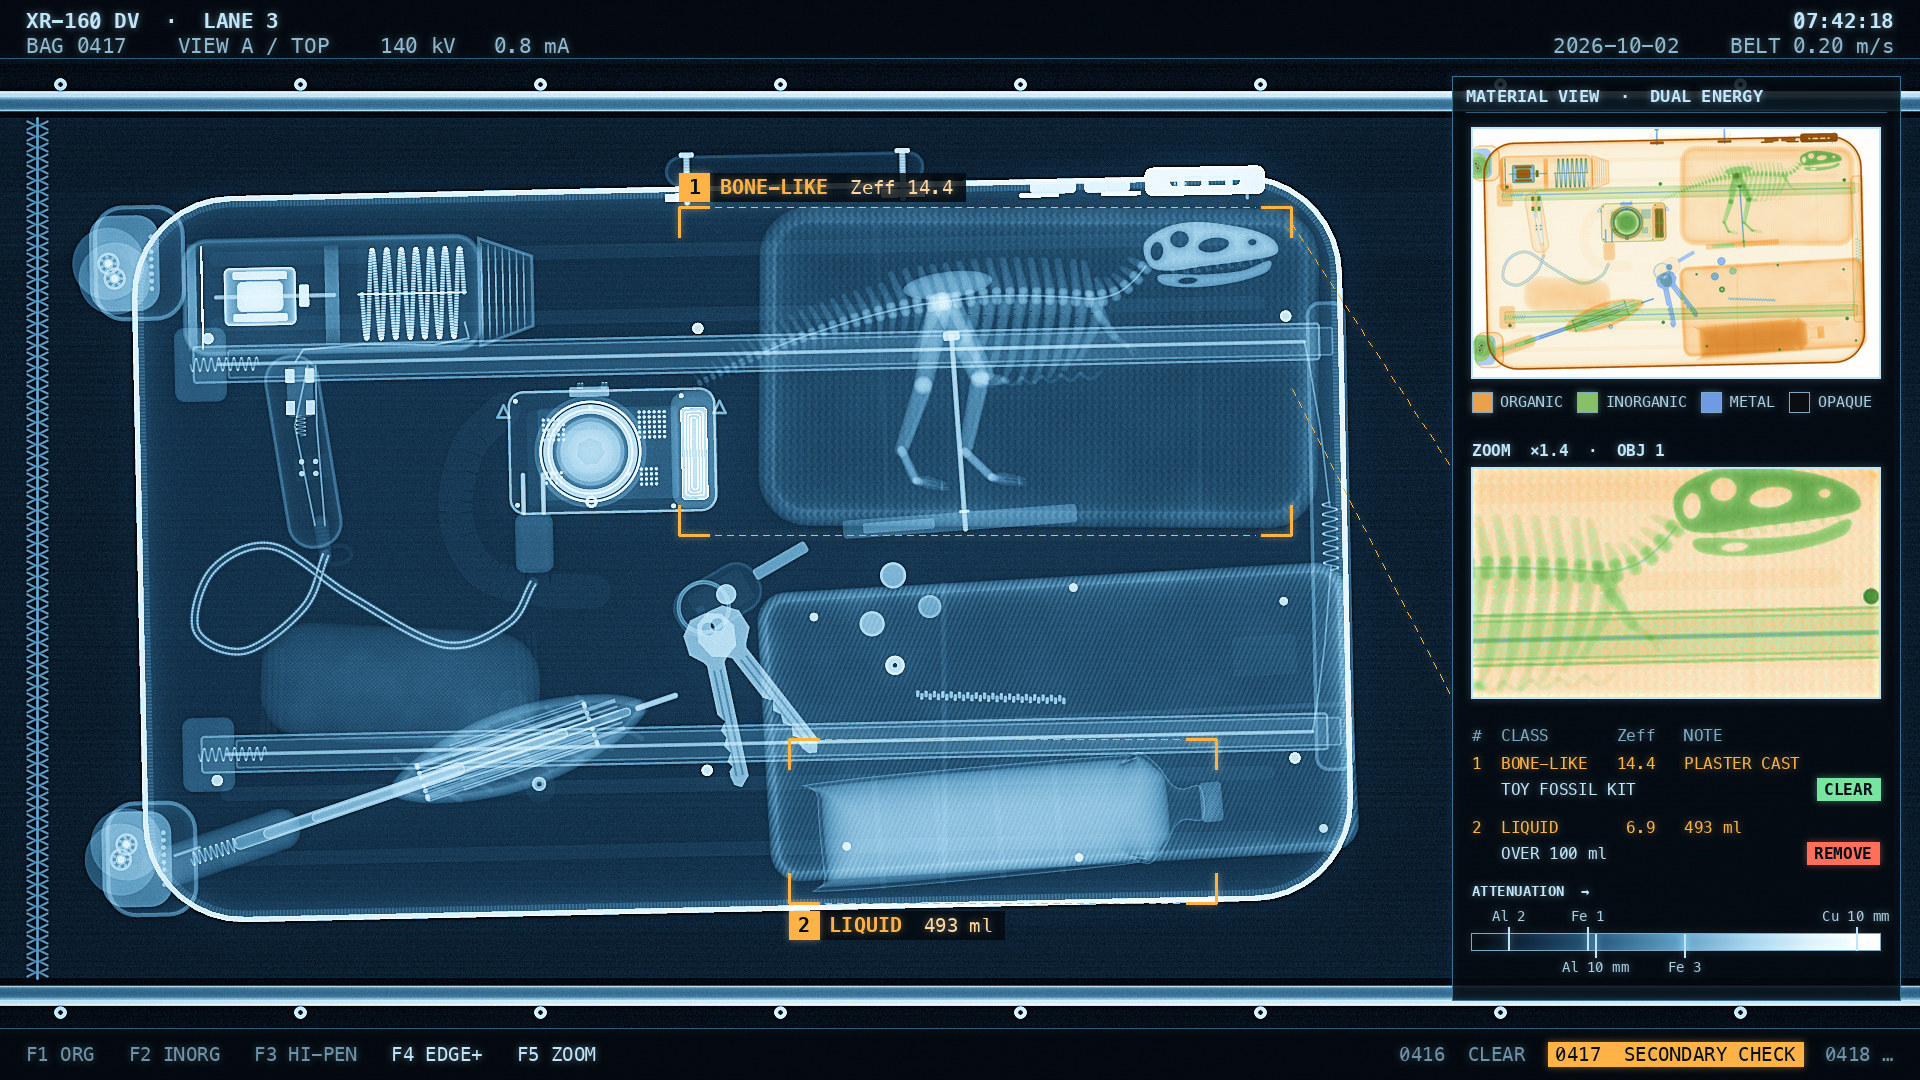

Source code (Python):
"""Example (X-ray / X 光片): 行李安检 · Bag 0417 — a hard-shell suitcase on the belt of a dual-energy baggage
scanner, seen from the top. Everything in it is built as real material along the beam and shot through with
Beer-Lambert, so the case's walls glow at its outline, the aluminium trolley rails show four edges each (two
nested tubes), the wheels show their ball bearings and the axle bolts seen end-on, and everything overlaps
additively. Inside: a compact umbrella (telescopic shaft, eight folded ribs, wrapped canopy, push-button spring),
a travel hairdryer (motor windings, magnets, a coiled-coil heating element on a mica cross, switch, mains cord
and plug), a camera lying on its back (lens barrel rings seen end-on, glass elements, aperture iris, battery, BGA
chips), a key ring with a car fob (coin cell), coins, a folded sweater and jeans (rivets, button, fly zip), a
rolled T-shirt, a bottle of water -- and a toy dinosaur skeleton: a plaster fossil kit with a steel pin through
its spine on a display stand. The scanner flags the skeleton as bone-like and the bottle as a liquid; the side
panel shows the same bag in the material (pseudo-colour) display, a zoom on object 1, and the operator's verdict:
1 is a toy (clear), 2 is over 100 ml (remove). Zeff and volume are measured off the picture.
Draw-on stages: belt -> suitcase -> clothes -> umbrella -> hairdryer -> camera and keys -> skeleton and bottle ->
flags -> material view -> verdict. No image model.
python3 xray_luggage.py [out.jpg] [--stages DIR]
"""
import os, sys, time
sys.path.insert(0, os.path.join(os.path.dirname(os.path.abspath(__file__)), '..', 'lib'))
import numpy as np
from xray import XRay, AMBER, GREEN, RED, CYAN

out = sys.argv[1] if len(sys.argv) > 1 and not sys.argv[1].startswith('--') else 'xray_luggage.jpg'
stages = sys.argv[sys.argv.index('--stages') + 1] if '--stages' in sys.argv else None
t0 = time.time()

x = XRay(1920, 1080, px_cm=17, seed=417)
CX, CY, ROT = 742.0, 548.0, -1.2            # the case on the belt (case coords u, v: px from its centre)


def K(P, ox=0.0, oy=0.0, rot=0.0, s=1.0):
    """local points -> case coords (move, rotate, scale) -> canvas"""
    return XRay.poly(XRay.poly(np.asarray(P, np.float32)[:, :2], ox, oy, rot, s), CX, CY, ROT)


def k(u, v):
    return K([(u, v)])[0]


def R(u, v, w, h, r=0.0, rot=0.0):
    return K(XRay.rrect(0, 0, w, h, r, rot), u, v)


def E(u, v, rx, ry, rot=0.0, n=72):
    return K(XRay.ellipse(0, 0, rx, ry, rot, n), u, v)


def loop(P):
    return np.vstack([P, P[:1]])


# =========================================================== 1. the belt
x.belt(118, 978, lacing=34)
x.status(['XR-160 DV  ·  LANE 3', 'BAG 0417    VIEW A / TOP    140 kV   0.8 mA'],
         ['07:42:18', '2026-10-02    BELT 0.20 m/s'])
x.stage('belt')

# =========================================================== 2. the suitcase
x.shell(R(0, 0, 1210, 726, 100), 'organic', 425, 5, edge=68, density=1.2)          # 25 cm deep polycarbonate
for v in (-300, -235, 235, 300):                                                    # moulded ridges in both faces
    x.rod(K([(-520, v), (520, v)]), 'organic', 7, flat=5, density=1.2)
x.rod(loop(R(0, 0, 1194, 710, 92)), 'organic', 3.2, flat=15, ribs=(0.55, 3.4))     # nylon coil zip round the rim
for su in (318, 372):                                                               # zip sliders + pull tabs
    x.slab(R(su, -355, 46, 13, 5), 'zinc', 22, edge=5)
    x.slab(R(su + (14 if su > 340 else -14), -347, 40, 4, 2), 'zinc', 40, edge=2)
# TSA-style combination lock in the top wall
x.slab(R(470, -358, 120, 28, 8), 'zinc', 60, edge=10, holes=[R(470, -358, 70, 10, 4)])
for du in (-24, 0, 24):
    x.slab(R(470 + du, -358, 7, 22, 3), 'brass', 22, edge=8)
x.coil(k(420, -352), k(452, -352), 4, 6, 'steel', 0.9)
x.rod(K([(492, -350), (512, -350), (512, -340)]), 'steel', 1.8)
# trolley: two nested aluminium tube stages per rail, lock rods, return springs, rivets, end blocks
for sv in (-1, 1):
    v = sv * 195
    x.shell(R(18, v, 1128, 38, 4), 'aluminium', 22, 2.2, edge=3)
    x.shell(R(42, v, 1106, 29, 3), 'aluminium', 16, 1.8, edge=3)
    x.rod(K([(-520, v), (566, v)]), 'steel', 2.0)
    x.coil(k(-548, v), k(-480, v), 6, 9, 'steel', 1.0)
    for uu in (-530, -40, 548):
        x.disc(*k(uu, v + sv * 26), 5.5, 'steel', 13, rim=(1.5, 3))
    x.slab(R(-538, v, 52, 74, 10), 'organic', 32, edge=8, density=1.1)
# grip at the handle end: plastic shell, push-button spring, release cables to the lock rods
x.shell(R(588, 0, 40, 470, 14), 'organic', 55, 3.5, edge=14, density=1.1)
x.coil(k(588, -34), k(588, 34), 7, 7, 'steel', 1.0)
for sv in (-1, 1):
    x.rod(K([(588, sv * 30), (580, sv * 110), (570, sv * 175), (566, sv * 195)]), 'steel', 1.0)
# top carry handle and its screws (seen from the side)
x.shell(R(60, -378, 260, 32, 16), 'organic', 40, 3, edge=16, density=1.1)
for su in (-48, 168):
    x.slab(R(su, -352, 44, 8, 2), 'steel', 26, edge=3)
    x.screw(k(su, -392), k(su, -347), 3.2, head=(15, 5))
# spinner wheels at the bottom end: front and back units nearly overlap in this view
for sv in (-1, 1):
    x.shell(R(-597, sv * 298, 92, 116, 30), 'organic', 90, 4, edge=28, density=1.1)
    x.slab(R(-612, sv * 298, 70, 96, 22), 'steel', 2.6, edge=1)                      # fork plates
    for b in range(8):
        x.ball(*k(-585, sv * 298 - 26 + b * 7.4), 2.6, 'steel')                     # swivel bearing, edge-on
    for (du, dv) in ((0, 0), (6, -sv * 15)):
        c = k(-628 + du, sv * 298 + dv)
        x.disc(*c, 36, 'rubber', 34, hole=22)
        x.disc(*c, 22, 'organic', 28, hole=11, density=1.1)
        x.disc(*c, 11, 'steel', 7, hole=8.6)
        for b in range(7):
            a = 2 * np.pi * b / 7
            x.ball(c[0] + 7.1 * np.cos(a), c[1] + 7.1 * np.sin(a), 1.9, 'steel')
        x.disc(*c, 5.0, 'steel', 7, hole=3.2)
        x.disc(*c, 3.0, 'steel', 70)                                                 # axle bolt end-on
x.stage('suitcase')

# =========================================================== 3. clothes
x.fabric(R(300, -175, 560, 320, 50, 1.5), 140, layers=8, sheet=4, density=0.5, weave='knit', scale=7,
         angle=ROT + 1.5, creases=[K([(40, -178), (560, -172)]), K([(140, -320), (146, -30)]),
                                   K([(462, -322), (458, -28)])])
x.fabric(R(312, 180, 590, 290, 30, -2), 100, layers=8, sheet=2.4, density=1.15, weave='twill', scale=5,
         angle=ROT - 2, creases=[K([(30, 182), (600, 168)]), K([(200, 40), (196, 322)])])
for (u, v) in ((70, 70), (98, 300), (540, 64), (575, 292), (330, 46), (330, 316)):
    x.disc(*k(u, v), 4.2, 'copper', 6, dome=3)                                       # jeans rivets
x.disc(*k(150, 120), 9.5, 'brass', 7, hole=2.4, rim=(2.2, 2.5))                       # jeans button
x.zipper(K([(170, 150), (320, 158)]), 'brass', tooth=(7, 4.4), depth=3, tape=11)      # fly zip
x.slab(R(520, 118, 64, 40, 4, -2), 'organic', 5, edge=1, density=1.0)                 # leather patch
# rolled T-shirt: a soft cylinder with the spiral of its layers showing at the ends
x.slab(R(-345, 130, 280, 118, 50, 4), 'organic', 118, density=0.28, texture=x.weave('plain', 4, ROT + 4, 0.2))
for j in range(4):
    x.rod(K([(-480 + 6 * j, 80 + 4 * j), (-484 + 6 * j, 180 - 4 * j)]), 'organic', 2.4, density=0.7)
    x.rod(K([(-210 - 6 * j, 80 + 4 * j), (-206 - 6 * j, 180 - 4 * j)]), 'organic', 2.4, density=0.7)
x.stage('clothes')

# =========================================================== 4. the umbrella (compact, folded)
UA, UB = np.array(k(-575, 305)), np.array(k(-78, 148))
ue = (UB - UA) / np.linalg.norm(UB - UA)
un = np.array([-ue[1], ue[0]])
UL = float(np.linalg.norm(UB - UA))


def U(s, o=0.0):
    return UA + ue * s + un * o


x.rod(np.stack([U(0), U(112)]), 'organic', 21, density=1.15)                         # handle
x.coil(U(18), U(66), 6, 8, 'steel', 1.1)                                             # auto-open button spring
x.rod(np.stack([U(4, -9), U(30, -9)]), 'steel', 1.6)                                 # catch
for (s0, s1, r) in ((70, 300, 6.8), (100, 410, 5.6), (150, 478, 4.5)):               # telescopic shaft
    x.tube(np.stack([U(s0), U(s1)]), 'steel', r, 0.75)
x.rod(np.stack([U(250), U(292)]), 'organic', 11, density=1.1)                        # runner
x.rod(np.stack([U(458), U(492)]), 'organic', 9, density=1.1)                         # top notch
x.rod(np.stack([U(490), U(UL + 8)]), 'steel', 3.0)                                   # ferrule
offs = [16 * np.cos(2 * np.pi * (j + 0.3) / 8) for j in range(8)]               # ribs bundled round the shaft
for j, o in enumerate(offs):
    o1, o2, o3 = o, o * 1.25 + 1.5, o * 1.5 - 1.5
    rib = [U(470, o1), U(262, o1 * 1.05)]
    x.rod(np.stack(rib), 'steel', 1.2)                                               # main rib
    x.rod(np.stack([U(262, o2), U(440, o2)]), 'steel', 1.05)                         # second section
    x.rod(np.stack([U(440, o3), U(300, o3)]), 'steel', 0.95)                         # tip section
    x.rod(np.stack([U(285, o * 0.6), U(372, o * 1.0)]), 'steel', 0.8)                # stretcher
    for (s, oo) in ((262, (o1 + o2) / 2), (440, (o2 + o3) / 2)):
        x.disc(*U(s, oo), 2.3, 'steel', 5)                                            # joint rivets
    x.ball(*U(300, o3), 2.4, 'organic', density=1.2)                                 # rib tip caps
spindle = np.vstack([U(s, h) for s, h in zip(np.linspace(232, 495, 14), 34 * np.sin(np.linspace(0, np.pi, 14)) ** 0.7 + 7)] +
                    [U(s, -h) for s, h in zip(np.linspace(495, 232, 14), 34 * np.sin(np.linspace(np.pi, 0, 14)) ** 0.7 + 7)])
x.fabric(XRay.closed(spindle, 4), 60, layers=14, sheet=1.2, density=1.3, weave=None,
         creases=[x.path([U(244 + 32 * j, -30), U(266 + 32 * j, 0), U(292 + 32 * j, 30)], 6) for j in range(7)])
x.rod(np.stack([U(372, -44), U(372, 44)]), 'organic', 15, flat=5, density=1.0)       # strap
x.disc(*U(372, 40), 7, 'brass', 3, hole=2.5, rim=(1.5, 1.5))                          # snap
x.stage('umbrella')

# =========================================================== 5. the hairdryer (side view, nozzle to the right)
HO, HR = (-555, -262), 0.0


def H(P):
    return K(P, *HO, HR)


def h(a, b):
    return H([(a, b)])[0]


x.shell(H(XRay.rrect(150, 0, 300, 118, 26)), 'organic', 118, 4, edge=59, density=1.3)   # barrel
x.shell(H([(296, -56), (352, -36), (352, 36), (296, 56)]), 'organic', 70, 3, edge=24, density=1.2)  # nozzle
x.edgeon(h(10, -54), h(10, 54), 9, 'organic', density=0.7)                           # intake grille
x.edgeon(h(20, -52), h(20, 52), 1.6, 'steel', density=0.35)                          # filter mesh
for j in range(7):
    x.edgeon(h(300 + 7 * j, -50 + 2 * j), h(300 + 7 * j, 50 - 2 * j), 1.6, 'organic', density=1.0)  # outlet slots
# motor: steel can, ferrite magnets, copper windings, shaft, fan
x.shell(H(XRay.rrect(78, 0, 72, 58, 6)), 'steel', 58, 1.1, edge=29)
for sv in (-1, 1):
    x.slab(H(XRay.rrect(78, sv * 21, 54, 8, 2)), 'ferrite', 42, edge=6)
x.slab(H(XRay.rrect(78, 0, 46, 30, 6)), 'copper', 30, edge=10, density=0.5)
x.rod(H([(34, 0), (152, 0)]), 'steel', 2.3)
x.slab(H(XRay.rrect(122, 0, 10, 22, 2)), 'copper', 22, edge=8, density=0.8)          # commutator
x.edgeon(h(150, -50), h(150, 50), 14, 'organic', density=0.6)                        # fan (edge-on)
for j in range(6):
    x.rod(H([(143 + 2 * j, -46 + 18 * j), (157 - 2 * j, -38 + 18 * j)]), 'organic', 1.5, density=1.2)
# heating element: mica cross (one plate edge-on, one face-on) with a coiled-coil nichrome wire
x.rod(H([(176, 0), (284, 0)]), 'mica', 0.8, flat=96)
x.slab(H(XRay.rrect(230, 0, 108, 96, 2)), 'mica', 1.0, edge=0)
x.coil(h(180, 0), h(282, 0), 44, 7, 'steel', 2.4, ribs=(0.6, 2.7))
x.rod(H([(282, 30), (286, 46), (250, 52), (180, 50), (120, 54), (112, 66)]), 'copper', 1.1)   # leads
# handle: shell, switch with brass contacts and spring, rectifier board, strain relief, hanging loop
HG = XRay.rrect(0, 0, 56, 196, 26)
x.shell(K(HG, *np.array(HO) + (118, 156), -8), 'organic', 66, 3, edge=26, density=1.2)
x.slab(H(XRay.rrect(116, 96, 26, 50, 4)), 'organic', 30, edge=4, density=1.1)
for (a, b) in ((106, 80), (126, 80), (106, 112), (126, 112)):
    x.slab(H(XRay.rrect(a, b, 9, 14, 1)), 'brass', 10, edge=2)
x.coil(h(116, 120), h(116, 140), 4, 5, 'steel', 0.8)
x.slab(H(XRay.rrect(126, 172, 34, 24, 2, -8)), 'pcb', 2.6, edge=0)
for (a, b) in ((116, 166), (130, 166), (116, 178), (130, 178)):
    x.disc(*h(a, b), 2.6, 'tin', 2.4)
x.rod(H([(124, 70), (110, 130), (128, 230)]), 'copper', 1.0)
x.rod(H([(132, 70), (132, 130), (138, 230)]), 'copper', 1.0)
x.rod(H([(134, 228), (138, 262)]), 'rubber', np.array([8, 6.5], np.float32), ribs=(0.18, 4.0))
x.rod(loop(H(XRay.ellipse(150, 260, 14, 9, -8))), 'organic', 2.6, density=1.1)
# mains cord and plug
cord = x.path(K([(-417, -2), (-440, 50), (-500, 92), (-548, 70), (-530, 10), (-470, -12), (-392, 40),
                 (-300, 90), (-236, 70), (-210, 30)]), 14)
x.cable(cord, 6.0, 2, 1.25)
pl = np.array(k(-208, 2))
x.slab(R(-208, -10, 38, 60, 10), 'organic', 32, edge=10, density=1.15)
for du in (-10, 10):
    x.rod(K([(-208 + du, -40), (-208 + du, -78)]), 'brass', 2.4)
x.stage('hairdryer')

# =========================================================== 6. the camera (on its back, lens up), keys, coins
CC = (-128, -100)


def cam(u, v):
    return k(CC[0] + u, CC[1] + v)


x.shell(R(CC[0], CC[1], 208, 124, 16), 'magnesium', 68, 2.4, edge=12)
x.slab(R(CC[0] + 82, CC[1], 46, 118, 16), 'rubber', 40, edge=12, density=0.9)       # grip
bat = R(CC[0] + 82, CC[1] + 4, 26, 92, 4)
x.shell(bat, 'steel', 64, 0.6, edge=2)
x.slab(R(CC[0] + 82, CC[1] + 4, 24, 90, 3), 'copper', 62, edge=2, density=0.075)
for j in range(1, 4):
    x.rod(loop(R(CC[0] + 82, CC[1] + 4, 24 - 6 * j, 90 - 6 * j, 3)), 'copper', 0.6, flat=40)
x.slab(R(CC[0] - 10, CC[1] + 6, 150, 96, 6), 'pcb', 2.8, edge=0)                     # main board
for (du, dv, w, hh) in ((-58, -22, 26, 26), (-58, 26, 22, 16), (40, -26, 30, 30), (36, 26, 20, 20)):
    x.slab(R(CC[0] + du, CC[1] + dv, w, hh, 1), 'glass', 2.0, edge=0)
    n = int(w // 5)
    for a in range(n):
        for b in range(int(hh // 5)):
            x.disc(*cam(du - w / 2 + 2.5 + a * 5, dv - hh / 2 + 2.5 + b * 5), 1.5, 'tin', 2.6)     # BGA balls
x.slab(R(CC[0] - 22, CC[1], 60, 42, 3), 'glass', 4, edge=0)                          # sensor package
x.slab(R(CC[0] - 4, CC[1] + 2, 140, 92, 4), 'glass', 4.5, edge=0)                    # rear screen
for (du, dv) in ((-96, -52), (-96, 52), (70, -54), (60, 56)):
    x.disc(*cam(du, dv), 2.3, 'steel', 9)                                            # body screws end-on
x.disc(*cam(-22, 50), 6, 'brass', 10, hole=3.2)                                      # tripod socket
x.slab(R(CC[0] - 22, CC[1] - 60, 40, 10, 2), 'steel', 3.4, edge=1)                   # hot shoe
for du in (-34, -10):
    x.coil(cam(du, -66), cam(du + 6, -66), 2.5, 4, 'steel', 0.6)
for su in (-1, 1):                                                                   # strap lugs
    c = cam(su * 108, -42)
    x.rod(loop(np.array([c + (-6, 6), c + (6, 6), c + (0, -6)], np.float32)), 'steel', 1.6)
strap = x.path(K([(-236, -144), (-272, -106), (-286, -40), (-262, 16), (-206, 36), (-150, 40)]), 14)
x.rod(strap, 'organic', 17, flat=5, density=0.9)
# lens: barrel rings seen end-on, glass elements, iris, mount
LC = cam(-22, 0)
x.disc(*LC, 56, 'rubber', 26, hole=51.5, density=0.9)                                # focus ring
x.disc(*LC, 51, 'aluminium', 86, hole=48.6)                                          # outer barrel
x.disc(*LC, 43, 'aluminium', 70, hole=41.0)                                          # inner barrel
x.disc(*LC, 47, 'steel', 7, hole=38)                                                 # bayonet mount
for a in range(3):
    th = np.radians(30 + 120 * a)
    x.disc(LC[0] + 44 * np.cos(th), LC[1] + 44 * np.sin(th), 2.4, 'steel', 9)        # mount screws
x.disc(*LC, 40, 'glass', 4, dome=14)                                                 # front element
x.disc(*LC, 30, 'glass', 5, dome=10)
x.disc(*LC, 30, 'glass', 8, dome=-5)                                                 # doublet
x.disc(*LC, 23, 'glass', 4, dome=8)
iris_hole = XRay.poly([(14 * np.cos(np.radians(a)), 14 * np.sin(np.radians(a))) for a in np.arange(0, 360, 360 / 7) + 9], *LC)
x.slab(XRay.ellipse(*LC, 34, 34, n=80), 'steel', 1.4, edge=0, holes=[iris_hole])
# key ring: split ring (two turns), two brass keys, a car fob with a coin cell
KR = np.array(k(-40, 58))
for rr in (24, 26.2):
    x.rod(loop(XRay.ellipse(*KR, rr, rr, n=90)), 'steel', 1.15)
KEY = [(0, -26), (20, -24), (30, -12), (34, -9), (150, -9), (152, -7), (160, 0), (156, 7), (148, 9), (142, 9),
       (138, 5), (132, 9), (124, 4), (116, 9), (108, 5), (100, 9), (92, 3), (84, 9), (34, 9), (30, 12), (20, 24),
       (0, 26), (-14, 16), (-18, 0), (-14, -16)]
for ang, mat in ((52, 'brass'), (78, 'brass')):
    kc = KR + 24 * np.array([np.cos(np.radians(ang)), np.sin(np.radians(ang))])
    x.slab(XRay.poly(KEY, *kc, ang), mat, 3.4, edge=1.0, holes=[XRay.poly(XRay.ellipse(-2, 0, 6.5, 6.5, n=30), *kc, ang)])
    for gy in (-3.5, 3.0):                                                           # milled grooves
        x.slab(XRay.poly(XRay.rrect(94, gy, 108, 2.2, 1), *kc, ang), mat, 1.4, edge=0, density=-1.0)
fob_c = KR + 30 * np.array([np.cos(np.radians(150)), np.sin(np.radians(150))])
FA = 150
x.shell(XRay.poly(XRay.rrect(-46, 0, 92, 52, 22), *fob_c, FA), 'organic', 26, 2.4, edge=10, density=1.2)
x.slab(XRay.poly(XRay.rrect(-50, 0, 60, 34, 3), *fob_c, FA), 'pcb', 2.4, edge=0)
x.disc(*XRay.poly([(-56, 0)], *fob_c, FA)[0], 10, 'steel', 5.4, rim=(1.0, 0.6))     # CR2032 coin cell
x.slab(XRay.poly(XRay.rrect(-26, 0, 8, 6, 1), *fob_c, FA), 'glass', 3, edge=0)
x.slab(XRay.poly(XRay.rrect(-120, 2, 60, 12, 3), *fob_c, FA), 'steel', 3, edge=1)  # folded blade
for (u, v, r, m) in ((150, 30, 13, 'brass'), (186, 62, 11.5, 'steel'), (128, 78, 12.5, 'brass')):
    x.disc(*k(u, v), r, m, 3.2, rim=(2.0, 1.2), density=0.85 if m == 'steel' else 1.0)
x.stage('camera_keys')

# =========================================================== 7. the toy dinosaur skeleton and the bottle
DO, DR, DS = (208, -212), -3.0, 1.02
BF = 1.6                                    # cast bones are chunky


def D(P):
    return K(P, *DO, DR, DS)


def d(a, b):
    return D([(a, b)])[0]


SP = [(-250, 34), (-205, 16), (-160, 0), (-115, -12), (-70, -22), (-30, -28), (0, -30), (40, -32), (80, -30),
      (118, -26), (148, -22), (170, -26), (186, -36), (198, -48), (206, -58)]
sp = XRay.path(SP, 16)
segl = np.concatenate([[0], np.cumsum(np.linalg.norm(np.diff(sp, axis=0), axis=1))])
pos, s = [], 6.0
while s < segl[-1] - 4:
    u_ = np.interp(s, segl, sp[:, 0])
    pos.append(s)
    s += 7 + 6 * float(np.clip((u_ + 250) / 200, 0, 1))
for s in pos:
    c = np.array([np.interp(s, segl, sp[:, 0]), np.interp(s, segl, sp[:, 1])])
    j = min(np.searchsorted(segl, s), len(sp) - 1)
    t = sp[j] - sp[max(j - 1, 0)]
    t = t / (np.linalg.norm(t) + 1e-6)
    n = np.array([t[1], -t[0]])                       # up
    u_ = c[0]
    r = 3 + 6 * np.clip((u_ + 250) / 220, 0, 1) - (1.5 if u_ > 160 else 0)
    ang = np.degrees(np.arctan2(t[1], t[0]))
    gap = 7 + 6 * float(np.clip((u_ + 250) / 200, 0, 1))
    x.slab(D(XRay.rrect(c[0], c[1], gap * 0.78, 2 * r, r * 0.55, ang)), 'plaster', 2.2 * r * DS * BF, tag='dino')
    hs = (26 if -40 < u_ < 150 else 18 if u_ <= -40 else 9) * (0.4 + 0.6 * np.clip((u_ + 250) / 120, 0, 1))
    x.rod(D([c + n * r * 0.7, c + n * (r + hs) - t * hs * 0.25]), 'plaster', np.array([r * 0.36, r * 0.24]) * DS * BF,
          tag='dino')
    if u_ < -15:
        hc = 15 * np.clip((u_ + 250) / 200, 0.25, 1)
        x.rod(D([c - n * r * 0.7, c - n * (r + hc) - t * hc * 0.4]), 'plaster',
              np.array([r * 0.3, r * 0.18]) * DS * BF, tag='dino')
x.rod(D([tuple(p) for p in sp[(sp[:, 0] > -180) & (sp[:, 0] < 200)]]), 'steel', 1.1)   # steel pin in the spine
SK = np.array([-6, 22], np.float32)                 # skull offset from the original sketch
skull = XRay.closed(np.array([(206, -94), (226, -108), (256, -112), (292, -106), (320, -97), (335, -86), (333, -74),
                              (300, -70), (262, -68), (230, -66), (210, -72)]) + SK, 8)
holes = [XRay.ellipse(*(np.array(c) + SK), *rr_) for c, rr_ in (((241, -96), (9, 8)), ((274, -88), (15, 7, -4)),
                                                                ((218, -86), (6, 9, 10)), ((312, -88), (4, 3)))]
x.slab(D(skull), 'plaster', 54 * DS, edge=18 * DS, holes=[D(hh) for hh in holes], tag='dino')
jaw = XRay.closed(np.array([(220, -63), (262, -60), (300, -61), (327, -69), (324, -58), (292, -50), (252, -48),
                            (222, -53)]) + SK, 8)
x.slab(D(jaw), 'plaster', 34 * DS, edge=11 * DS, holes=[D(XRay.ellipse(240, -33, 9, 3))], tag='dino')
for i in range(9):
    a = 232 + i * 11
    ln = 9 - i * 0.35
    yu = -68 - (i * 0.5)
    x.slab(D(np.array([(a - 3, yu), (a + 3, yu), (a + 0.5, yu + ln)]) + SK), 'plaster', 7 * DS, edge=2, tag='dino')
    x.slab(D(np.array([(a + 1, -61 + i * -0.6), (a + 6, -61 + i * -0.6), (a + 3.5, -61 - ln * 0.8)]) + SK),
           'plaster', 6 * DS, edge=2, tag='dino')
for i, u_ in enumerate(np.linspace(30, 150, 9)):                                     # ribs
    v0 = float(np.interp(u_, sp[:, 0], sp[:, 1]))
    L = 58 + 26 * np.sin(np.pi * (u_ - 30) / 120)
    rib = XRay.path([(u_, v0 + 5), (u_ - 4, v0 + 26), (u_ - 13, v0 + L * 0.75), (u_ - 22, v0 + L)], 8)
    x.rod(D(rib), 'plaster', (np.linspace(4.2, 1.8, len(rib)) * DS) * BF, tag='dino')
for i, u_ in enumerate(np.linspace(42, 138, 6)):                                     # gastralia
    x.rod(D(XRay.path([(u_ - 10, 50), (u_, 56), (u_ + 10, 50)], 6)), 'plaster', (1.3 * DS) * BF, tag='dino')
x.slab(D(XRay.ellipse(5, -46, 44, 13, -3)), 'plaster', 22 * DS, edge=8 * DS, tag='dino')        # ilium
x.rod(D([(8, -30), (38, 44)]), 'plaster', (np.array([5.5, 4.0]) * DS) * BF, tag='dino')                 # pubis
x.slab(D(XRay.ellipse(40, 49, 20, 6, 10)), 'plaster', 12 * DS, tag='dino')
x.rod(D([(-6, -30), (-32, 22)]), 'plaster', (np.array([5.0, 2.4]) * DS) * BF, tag='dino')               # ischium
x.slab(D(XRay.ellipse(150, -12, 22, 6, 62)), 'plaster', 12 * DS, tag='dino')                     # scapula
for (hip, knee, ankle, ball, toe) in (((0, -28), (30, 48), (10, 118), (34, 145), (60, 151)),
                                      ((-4, -28), (-26, 50), (-52, 112), (-40, 143), (-16, 150))):
    x.rod(D([hip, knee]), 'plaster', (np.array([7.5, 6.0]) * DS) * BF, tag='dino')
    for p in (hip, knee):
        x.slab(D(XRay.ellipse(p[0], p[1], 8.5, 7.5)), 'plaster', 15 * DS, tag='dino')
    x.rod(D([knee, ankle]), 'plaster', (np.array([5.8, 4.4]) * DS) * BF, tag='dino')
    x.rod(D([(knee[0] + 6, knee[1] + 6), (ankle[0] + 6, ankle[1] - 4)]), 'plaster', (1.8 * DS) * BF, tag='dino')
    for dd in (-4, 0, 4):
        x.rod(D([ankle, (ball[0] + dd * 0.6, ball[1] + dd * 0.4)]), 'plaster', (2.7 * DS) * BF, tag='dino')
    for dd in (-4, 0, 3):
        p1 = (ball[0] + 12, ball[1] + 3 + dd)
        x.rod(D([ball, p1, (toe[0], toe[1] + dd * 0.8)]), 'plaster', (np.array([2.4, 2.0, 1.4]) * DS) * BF, tag='dino')
        x.slab(D([(toe[0], toe[1] + dd * 0.8 - 3), (toe[0] + 9, toe[1] + dd * 0.8 + 2), (toe[0], toe[1] + dd * 0.8 + 3)]),
               'plaster', 5 * DS, edge=1.5, tag='dino')
x.rod(D([(150, -6), (164, 16)]), 'plaster', (3.0 * DS) * BF, tag='dino')                                # arm
x.rod(D([(164, 16), (176, 26)]), 'plaster', (2.0 * DS) * BF, tag='dino')
x.rod(D([(176, 26), (184, 30)]), 'plaster', (1.3 * DS) * BF, tag='dino')
x.rod(D([(176, 26), (181, 35)]), 'plaster', (1.3 * DS) * BF, tag='dino')
# display stand: steel rod, clamp, wooden base, brass plate, screw
x.rod(D([(5, 4), (5, 176)]), 'steel', 2.6 * DS)
x.slab(D(XRay.rrect(5, 4, 16, 9, 2)), 'steel', 8 * DS, edge=2)
x.slab(D(XRay.rrect(0, 186, 230, 18, 4)), 'organic', 50 * DS, edge=6, density=0.65)
x.slab(D(XRay.rrect(-60, 186, 70, 10, 2)), 'brass', 1.0, edge=0)
x.screw(d(5, 178), d(5, 194), 2.6 * DS, head=(10 * DS, 3))
# bottle of water lying on its side: PET wall with moulded rings, water inside, ribbed cap
BC, BR = (250, 278), -4.0
body = [(-178, -40), (-168, -55), (120, -55), (130, -48), (140, -55), (150, -55), (165, -40), (176, -22),
        (186, -16), (205, -16), (205, 16), (186, 16), (176, 22), (165, 40), (150, 55), (140, 55), (130, 48),
        (120, 55), (-168, 55), (-178, 40)]
x.shell(K(XRay.closed(body, 6), *BC, BR), 'organic', 110, 1.0, edge=50, density=1.35, tag='bottle')
water = [(-174, -38), (-165, -51), (118, -51), (128, -45), (140, -51), (148, -51), (162, -38), (170, -24),
         (170, 24), (162, 38), (148, 51), (140, 51), (128, 45), (118, 51), (-165, 51), (-174, 38)]
x.slab(K(XRay.closed(water, 6), *BC, BR), 'water', 102, edge=50, tag='bottle')
for uu in (-120, -60, 0, 60):
    x.rod(K([(uu, -55), (uu, 55)], *BC, BR), 'organic', 3, flat=5, density=1.3)
x.slab(K(XRay.rrect(214, 0, 22, 40, 4), *BC, BR), 'organic', 40, edge=10, density=1.1,
       texture=x.weave('plain', 3.2, BR, 0.25))
x.stage('skeleton_bottle')

# =========================================================== 8. flags on the picture
dino_pts = np.vstack([D(skull), D(SP), D([(-60, 160), (60, 160), (60, 195)])])
fx0, fy0 = dino_pts.min(0) - (14, 14)
fx1, fy1 = dino_pts.max(0) + (14, 10)
x.flag(fx0, fy0, fx1, fy1, 1, 'BONE-LIKE', 'Zeff {dino.z:.1f}')
bp = K(XRay.closed(body, 6), *BC, BR)
bx0, by0 = bp.min(0) - (12, 12)
bx1, by1 = bp.max(0) + (12, 12)
x.flag(bx0, by0, bx1, by1, 2, 'LIQUID', '{bottle.ml:.0f} ml', side='bottom')
x.stage('flags')

# =========================================================== 9. the side panel: material view, zoom on object 1
x.panel(1452, 76, 1900, 1000, 'MATERIAL VIEW  ·  DUAL ENERGY')
x.inset((96, 150, 1400, 948), (1472, 128, 1880, 378), 'material')
x.legend(1472, 392, 408, 15)
zp = D([(60, -100), (335, -100), (335, 80), (60, 80)])
zx0, zy0 = int(zp[:, 0].min()), int(zp[:, 1].min())
zw = int(zp[:, 0].max() - zx0)
zh = int(zw * 230 / 408)
zy0 = int(zp[:, 1].mean() - zh / 2)
x.inset((zx0, zy0, zx0 + zw, zy0 + zh), (1472, 468, 1880, 698), 'material', 'ZOOM  ×%.1f  ·  OBJ 1' % (408 / zw))
x.line([(zx0 + zw, zy0), (1452, 468)], AMBER, 1, dash=7)
x.line([(zx0 + zw, zy0 + zh), (1452, 698)], AMBER, 1, dash=7)
x.stage('material')

# =========================================================== 10. readouts and the verdict
x.text('#  CLASS       Zeff   NOTE', 1472, 726, 16, '#7fa9c2')
x.text('1  BONE-LIKE   {dino.z:4.1f}   PLASTER CAST', 1472, 754, 16, AMBER)
x.text('   TOY FOSSIL KIT', 1472, 780, 16, CYAN)
x.text('CLEAR', 1872, 780, 16, GREEN, 'ra', True, box=GREEN)
x.text('2  LIQUID      {bottle.z:4.1f}   {bottle.ml:.0f} ml', 1472, 818, 16, AMBER)
x.text('   OVER 100 ml', 1472, 844, 16, CYAN)
x.text('REMOVE', 1872, 844, 16, RED, 'ra', True, box=RED)
x.scale(1472, 934, 1880, 950, [('Al 2', 'aluminium', 3.4), ('Al 10 mm', 'aluminium', 17), ('Fe 1', 'steel', 1.7),
                                ('Fe 3', 'steel', 5.1), ('Cu 10 mm', 'copper', 17)], 14, 'ATTENUATION  →')
x.footer([('F1 ORG', '#6f93a8'), ('F2 INORG', '#6f93a8'), ('F3 HI-PEN', '#6f93a8'), ('F4 EDGE+', CYAN),
          ('F5 ZOOM', CYAN)],
         [('0416  CLEAR', '#6f93a8'), ('0417  SECONDARY CHECK', AMBER), ('0418 …', '#6f93a8')])
x.save(out, stages_dir=stages)
print(f'{out}  {time.time() - t0:.1f}s', {kk: (round(v.z, 2), round(v.ml)) for kk, v in x.readings.items()})
